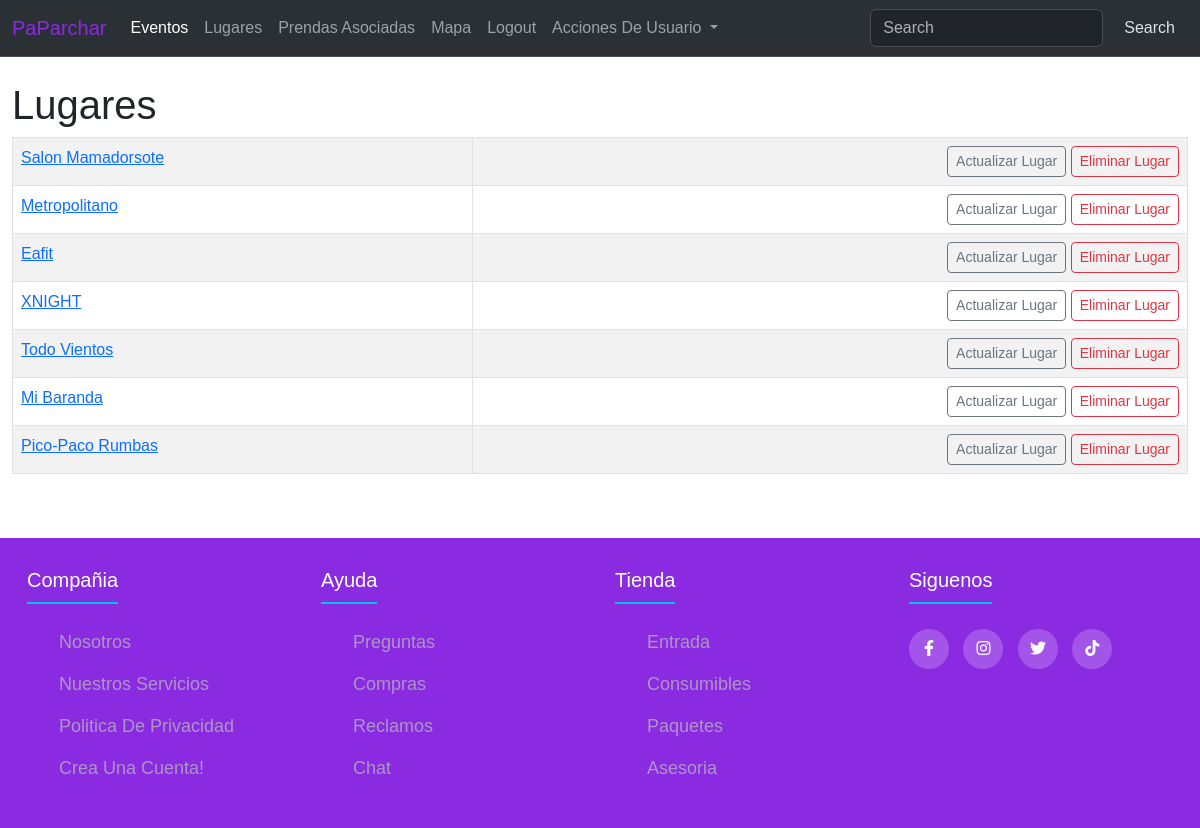
The page /venue (signed in) on the database its author committed.
### eventos/models.py (models this page shows)
class Venue(models.Model):
    name = models.CharField(max_length=150)
    address = models.CharField(max_length=300)
    phone = models.IntegerField(validators=[MinValueValidator(0),MaxValueValidator(11)])
    email_address = models.CharField(max_length=250)
    def __str__(self) -> str:
        return self.name

### eventos/views.py (the view)
# urls.py: path('venue',eventoVista.venues, name='venue'),
def venues(request):
    venue_list = Venue.objects.all()
    return render(request, 'eventos/venue.html', {'venue_list':venue_list})

### eventos/templates/eventos/venue.html
{% extends 'eventos/base.html' %}
{% block content %}
<div class="container-fluid">
<h1>Lugares</h1>
    <table class ="table table-striped table-hover table-bordered">
        {% for venue in venue_list %}
          <tr>
            <td>
           <a href="{% url 'show_venue' venue.id %}"> {{ venue }}</a><br/>
            </td>
           <td align="right">
            <a href="{% url 'update_venue' venue.id %}" class="btn btn-outline-secondary btn-sm">Actualizar lugar</a>
            <a href="{% url 'delete_venue' venue.id %}" class="btn btn-outline-danger btn-sm">Eliminar lugar</a>
            </td>
        </tr>
        {% endfor %}
    </table>
</div>
    <br/>
{% endblock %}

### eventos/static/css/footer.css (style rules this page uses)
* { margin: 0; padding: 0; box-sizing: border-box; list-style: none; }
body { font-family: sans-serif; text-transform: capitalize; display: flex; flex-direction: column; min-height: 100vh; }

### rows shown on the page
Venue: name "Salon Mamadorsote"
Venue: name "Metropolitano"
Venue: name "Eafit"
Venue: name "XNIGHT"
Venue: name "Todo Vientos"
Venue: name "Mi Baranda"
Venue: name "Pico-Paco Rumbas"
